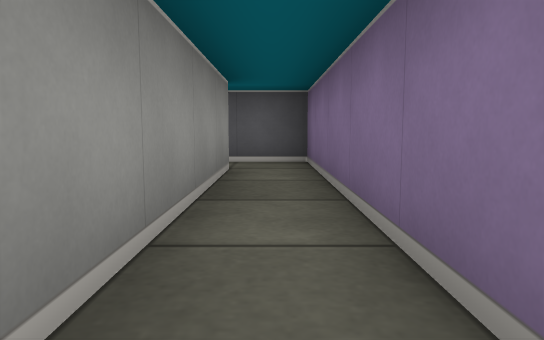
view 1 (above)

23 first-person views from a walk through a cub3D level. The camera is about half as high as the walls, tilts 6° down and sees 70° across. The floor is counted in squares. Each view is taken from the middle of a square. On the plan, view 1 faces up. The plan holds only what a view shows up to about 9 squares ahead; the rest is blank.

view 2
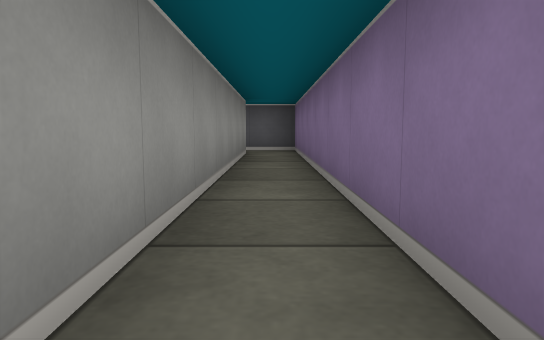

view 3
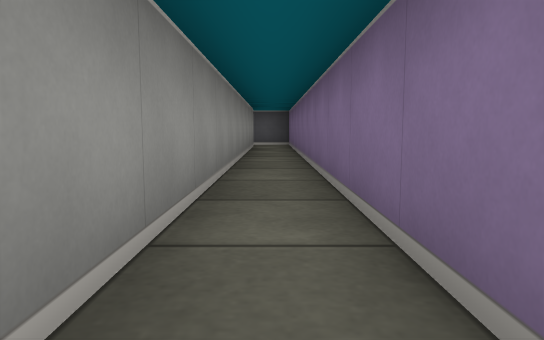

view 4
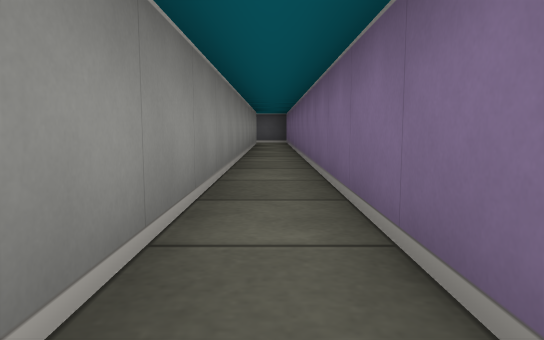

view 5
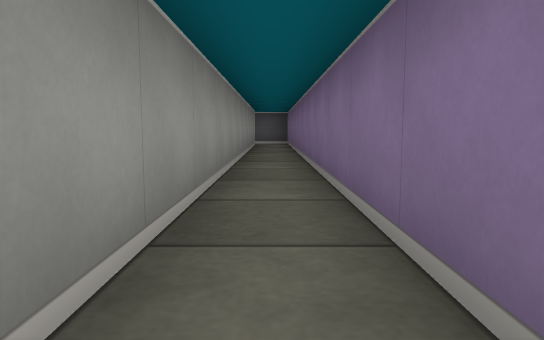

view 6
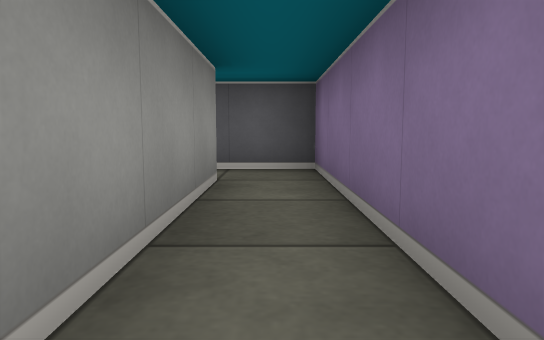

view 7
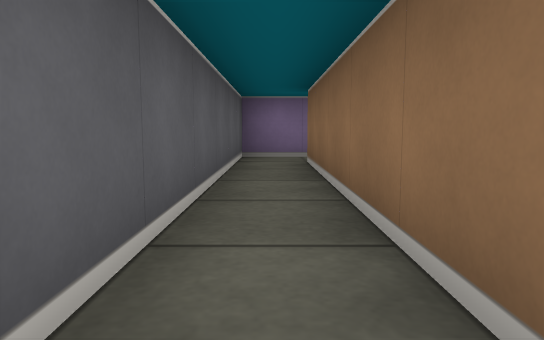

view 8
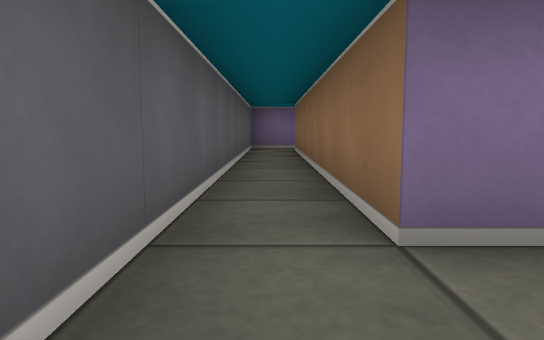

view 9
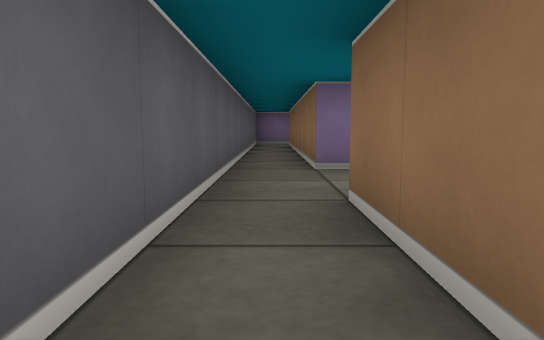

view 10
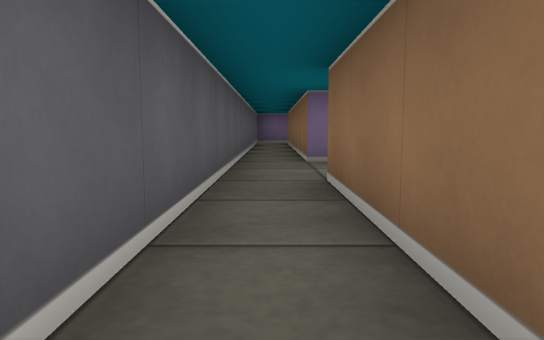

view 11
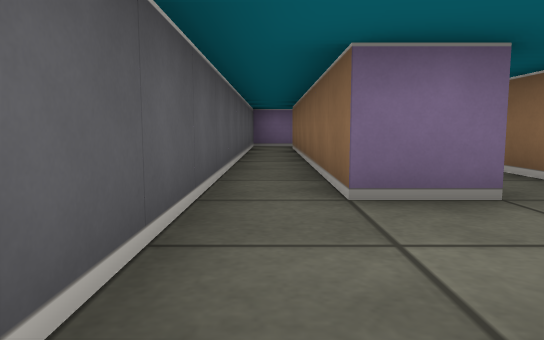

view 12
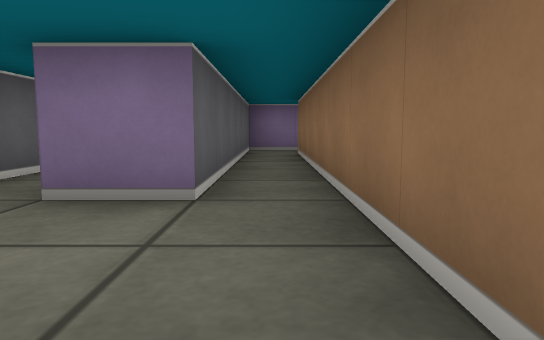

view 13
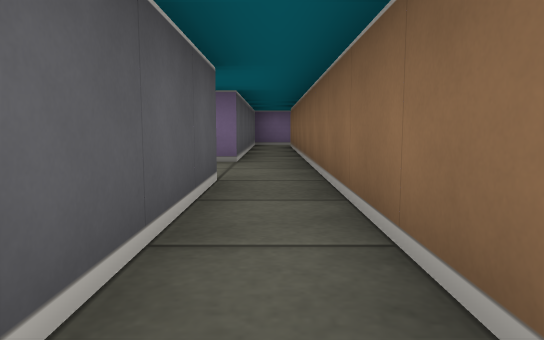

view 14
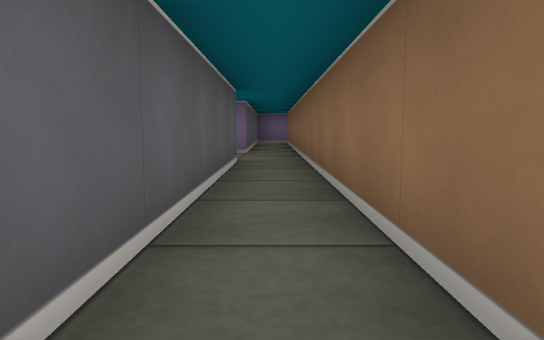

view 15
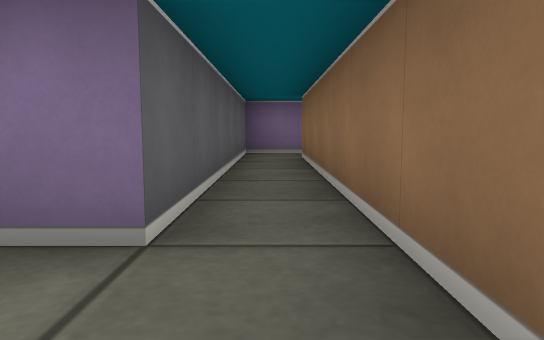

view 16
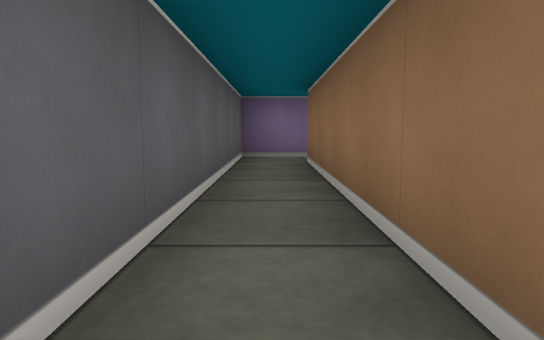

view 17
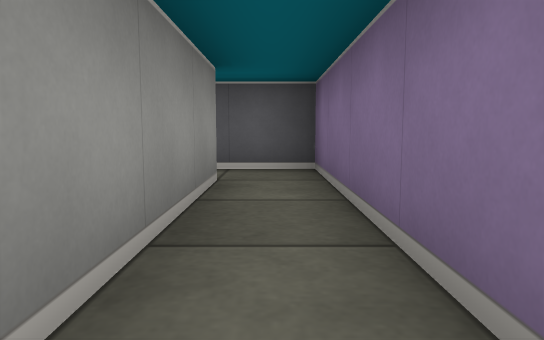

view 18
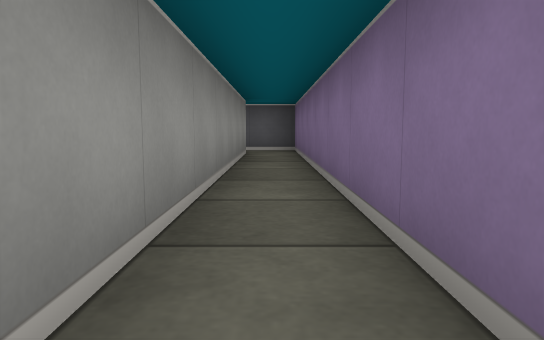

view 19
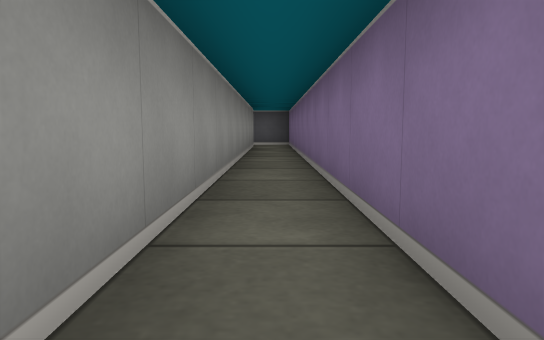

view 20
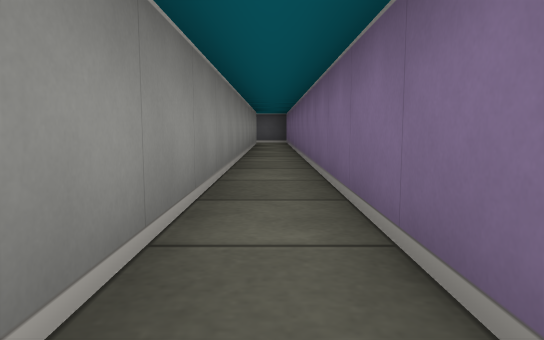

view 21
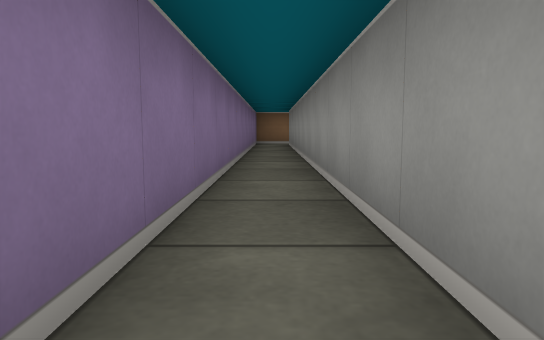

view 22
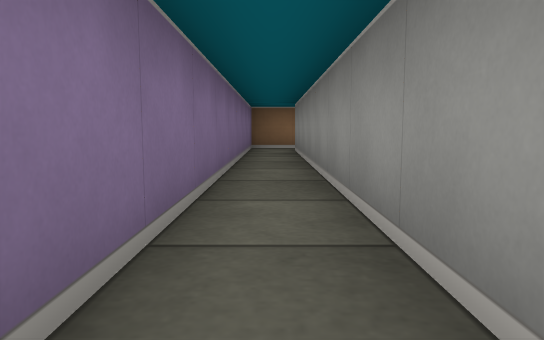

view 23
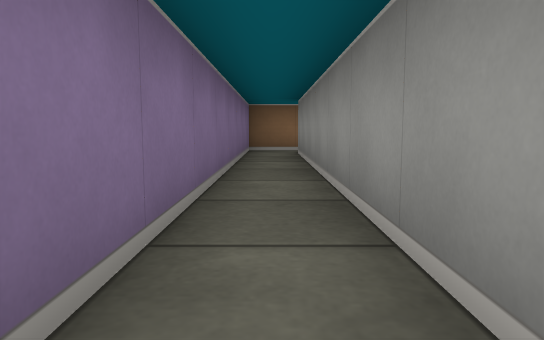

### Floor plan
Points are (right, up) in squares from view 1. A wall is a line through its corners. A room is listed if a view was taken in it or the views show most of it. See-through windows are left out.
Room 1 (views 1, 2, 3, 4, 5, 6)
walls: (0.5, -7.4) (0.5, 5.5) (-0.5, 5.5); (-0.5, 4.5) (-0.5, -7.4)
ways out: opening at (0, 5) to room 2
Room 2 (views 7, 8, 9, 10, 11)
walls: (-12.4, 4.5) (-9.5, 4.5); (-7.5, 3.5) (-7.5, 4.5) (-0.5, 4.5); (-0.5, 5.5) (-12.4, 5.5)
ways out: opening at (0, 5) to room 1; opening at (-8.5, 4) to room 3
Room 3 (views 12, 13, 14, 15, 16, 17, 18, 19, 20, 21, 22, 23)
walls: (-9.5, 3.5) (-14.4, 3.5); (-14.4, 2.5) (-2.5, 2.5) (-2.5, -18.5); (-1.5, -18.5) (-1.5, 3.5) (-7.5, 3.5)
ways out: opening at (-8.5, 4) to room 2; opening at (-2, -18)

Where each view was taken, in squares from view 1:
view 1: 0 up, 0 right, facing up
view 2: 3 down, 0 right, facing up
view 3: 6 down, 0 right, facing up
view 4: 8 down, 0 right, facing up
view 5: 7 down, 0 right, facing up
view 6: 1 up, 0 right, facing up
view 7: 5 up, 6 left, facing right
view 8: 5 up, 9 left, facing right
view 9: 5 up, 12 left, facing right
view 10: 5 up, 13 left, facing right
view 11: 5 up, 10 left, facing right
view 12: 3 up, 10 left, facing right
view 13: 3 up, 13 left, facing right
view 14: 3 up, 15 left, facing right
view 15: 3 up, 9 left, facing right
view 16: 3 up, 8 left, facing right
view 17: 1 down, 2 left, facing up
view 18: 5 down, 2 left, facing up
view 19: 8 down, 2 left, facing up
view 20: 10 down, 2 left, facing up
view 21: 7 down, 2 left, facing down
view 22: 10 down, 2 left, facing down
view 23: 11 down, 2 left, facing down
